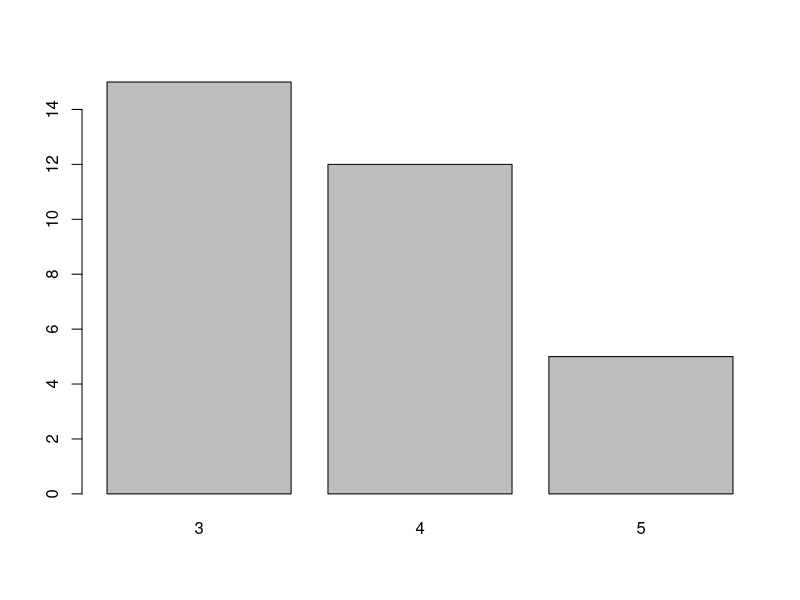
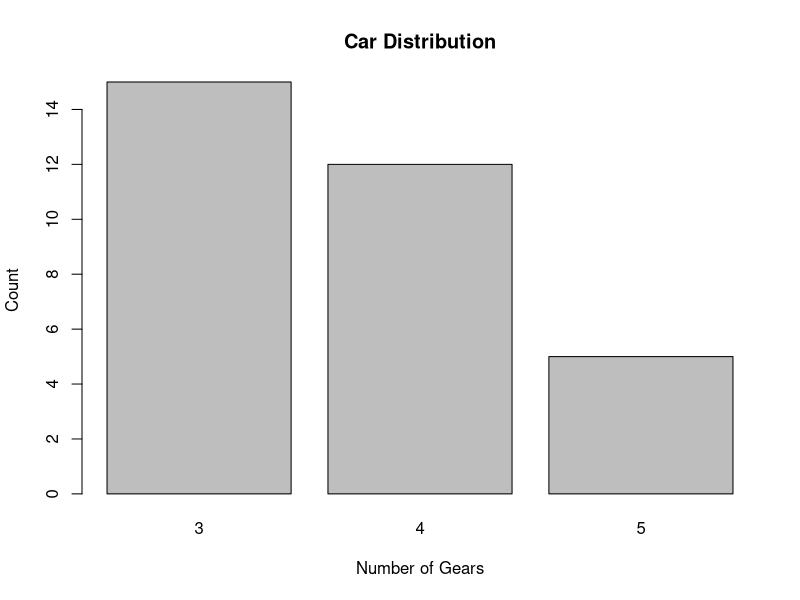
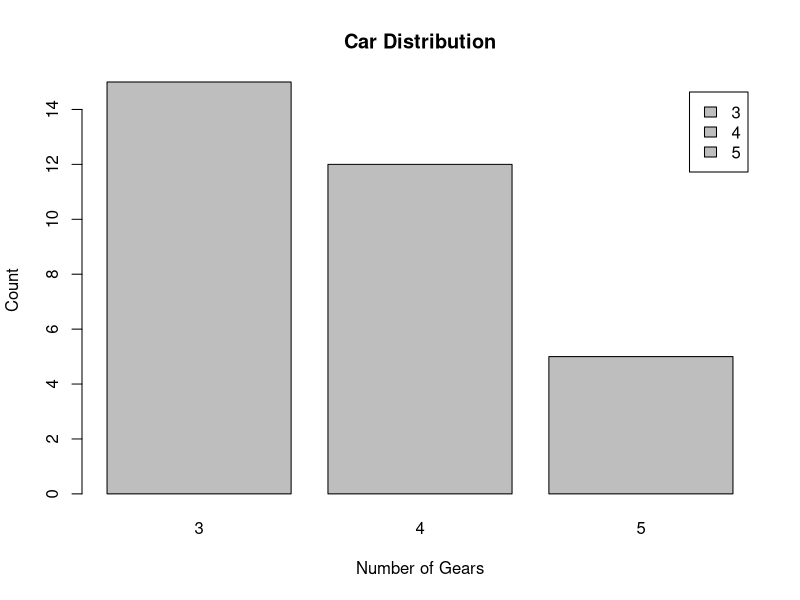
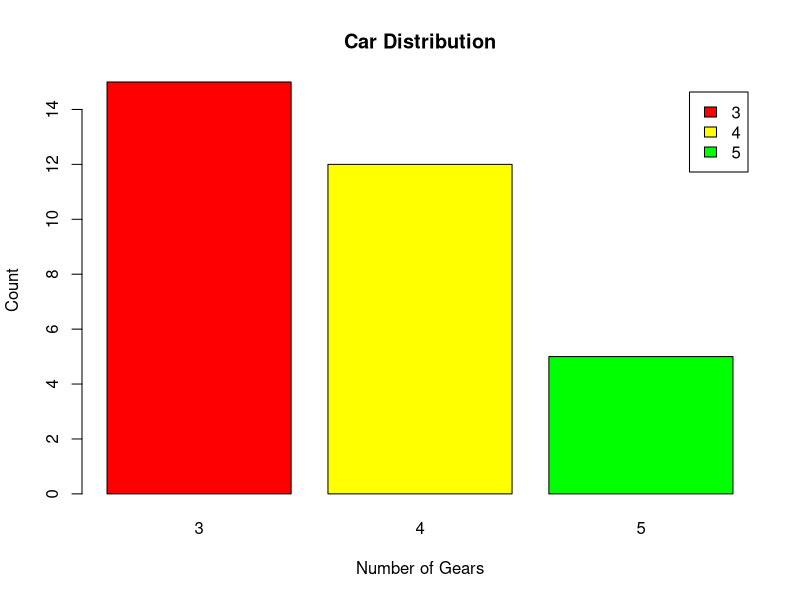
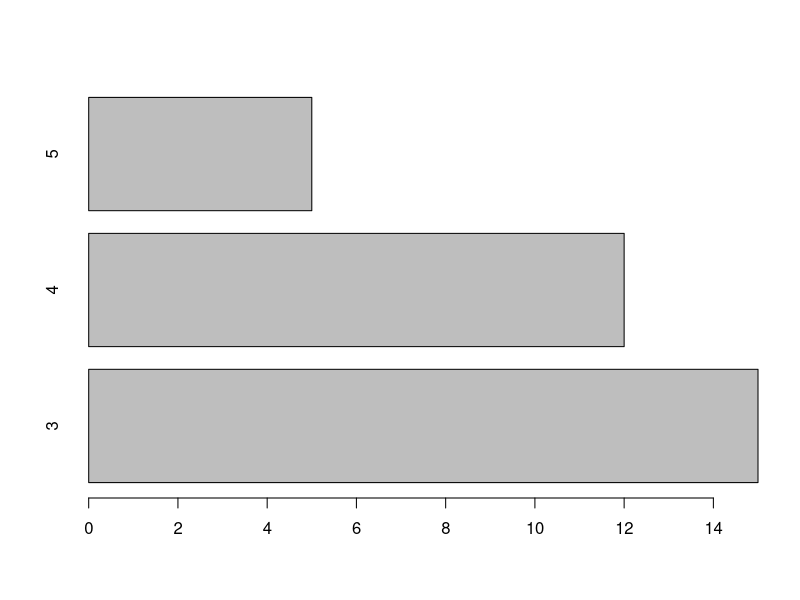
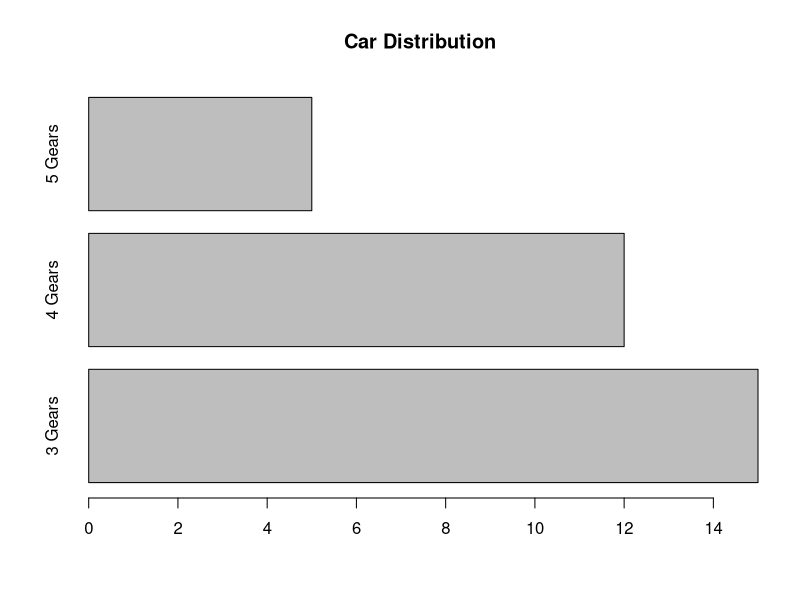
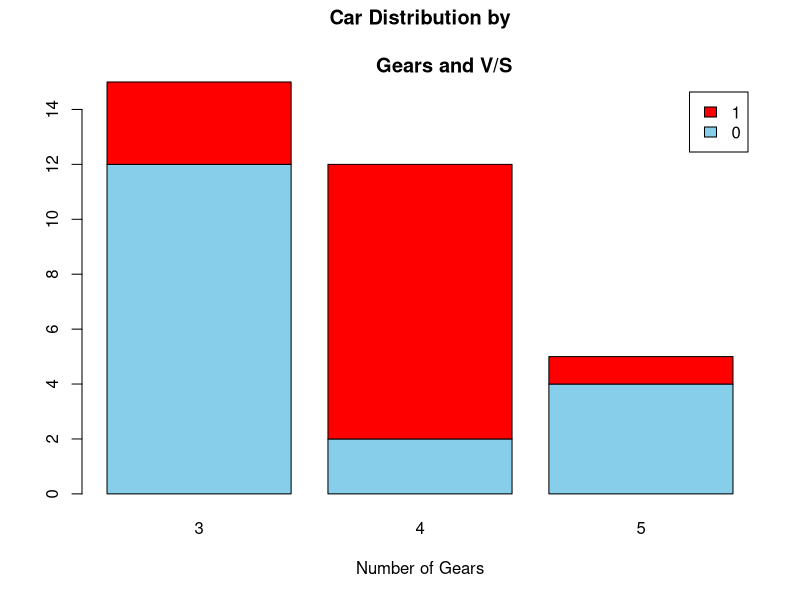
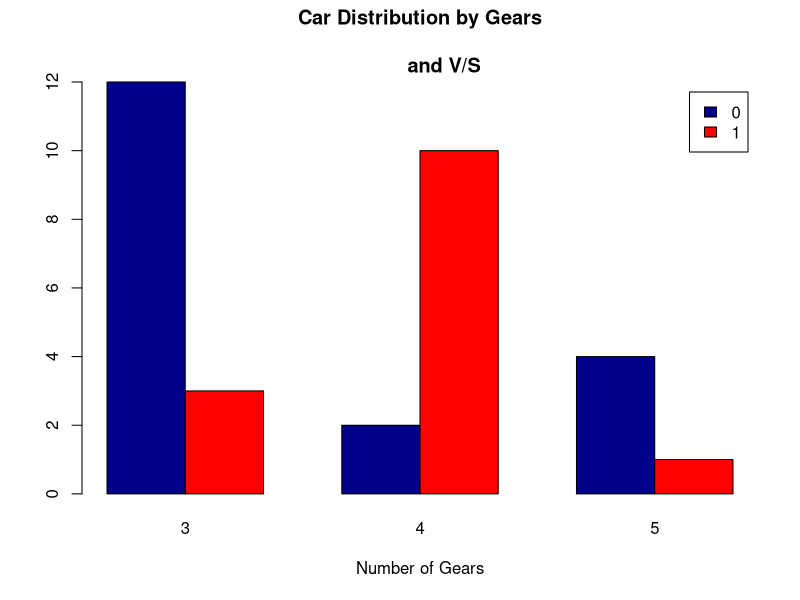

Here is the R script that generated these plots, in order:
#################################################################################

# Bar Plot

#Simple Bar Plot

counts <- table(mtcars$gear)

counts

barplot(counts)

barplot(counts, main="Car Distribution",xlab="Number of Gears", ylab = "Count")

barplot(counts, main="Car Distribution",xlab="Number of Gears", ylab = "Count", legend= rownames (counts))

barplot(counts, main="Car Distribution",xlab="Number of Gears", ylab = "Count", legend= rownames (counts), col = c("red", "yellow", "green"))

#Simple Horizontal Bar Plot with Added Labels

barplot(counts, horiz=TRUE)

barplot(counts, main="Car Distribution", horiz=TRUE,
        
        names.arg=c("3 Gears", "4 Gears", "5 Gears"))

#Stacked Bar Plot with Colors and Legend

counts <- table(mtcars$vs, mtcars$gear)

counts

barplot(counts, main="Car Distribution by

        Gears and V/S",
        
        xlab="Number of Gears",
        
        col=c("skyblue","red"),
        
        legend = rownames(counts))

#Grouped Bar plot

counts <- table(mtcars$vs, mtcars$gear)

counts

barplot(counts, main="Car Distribution by Gears

        and V/S",
        
        xlab="Number of Gears",
        
        col=c("darkblue","red"),
        
        legend = rownames(counts),
        
        beside=TRUE)

###############################################################################